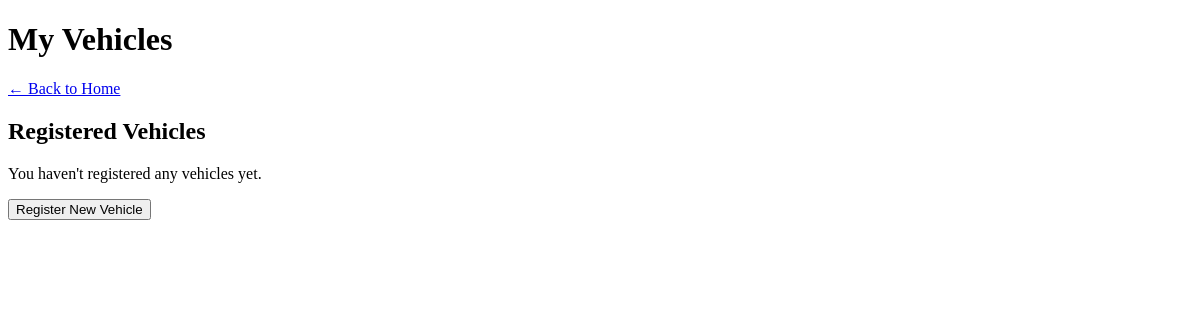
The app's page /view_vehicles (signed in), older data.
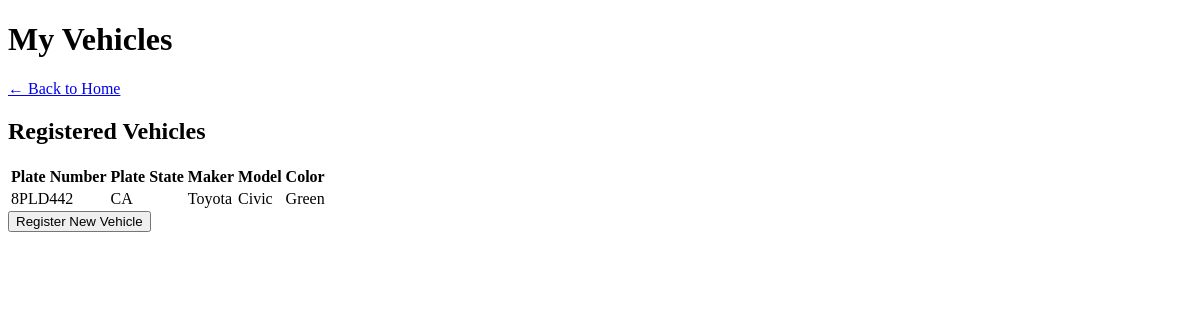
The same page, newer data.
### tables this page shows
CREATE TABLE vehicles (
    v_vehicleskey integer PRIMARY KEY,
    v_userkey integer not null,
    v_plateno varchar(7) not null,
    v_platestate varchar(20),
    v_maker varchar(20),
    v_model varchar(10),
    v_color varchar(10),

    FOREIGN KEY (v_userkey) REFERENCES users(u_userkey)
);

### app.py (the view)
@app.route('/view_vehicles')
@login_required
def view_vehicles():
    conn = sqlite3.connect('instance/data.sqlite')
    cursor = conn.cursor()
    cursor.execute("""
        SELECT v_vehicleskey, v_plateno, v_platestate, v_maker, v_model, v_color
        FROM vehicles WHERE v_userkey = ?
    """
    , [current_user.u_userkey])
    vehicles = cursor.fetchall()
    conn.close()
    return render_template("view_vehicles.html", vehicles=vehicles, username=current_user.username)

### app.py (called while the page is built)
@login_manager.user_loader
def load_user(user_id):
    return User.query.get(int(user_id))

### templates/view_vehicles.html (shortened to what this page needs)
<!DOCTYPE html>
<html lang="en">
<head>
    <link rel="stylesheet" href="{{ url_for('static', filename='style.css') }}">
</head>
<body>
    <div class="container">
        <header>
            <h1>My Vehicles</h1>
            <a href="{{ url_for('home') }}" class="back-link">← Back to Home</a>
        </header>
        <main>
            <h2>Registered Vehicles</h2>
            {% if vehicles %}
                <table>
                    <thead>
                        <tr>
                            <th>Plate Number</th>
                            <th>Plate State</th>
                            <th>Maker</th>
                            <th>Model</th>
                            <th>Color</th>
                        </tr>
                    </thead>
                    <tbody>
                        {% for vehicle in vehicles %}
                        <tr>
                            <td>{{ vehicle[1] }}</td>
                            <td>{{ vehicle[2] }}</td>
                            <td>{{ vehicle[3] }}</td>
                            <td>{{ vehicle[4] }}</td>
                            <td>{{ vehicle[5] }}</td>
                        </tr>
                        {% endfor %}
                    </tbody>
                </table>
            {% else %}
                <p class="no-data">You haven't registered any vehicles yet.</p>
            {% endif %}
            <div class="button-container">
                <button class="primary-btn" onclick="window.location.href='{{ url_for('reg_vehicle') }}'">
                    Register New Vehicle
                </button>
            </div>
        </main>
    </div>
</body>
</html>

Row changes from the older to the newer data that the page shows:
added vehicles: v_plateno "8PLD442", v_platestate "CA", v_maker "Toyota", v_model "Civic", v_color "Green"
Text that changed along with them:
text no longer shown: "You haven't registered any vehicles yet."
text now shown: "Plate Number Plate State Maker Model Color"
